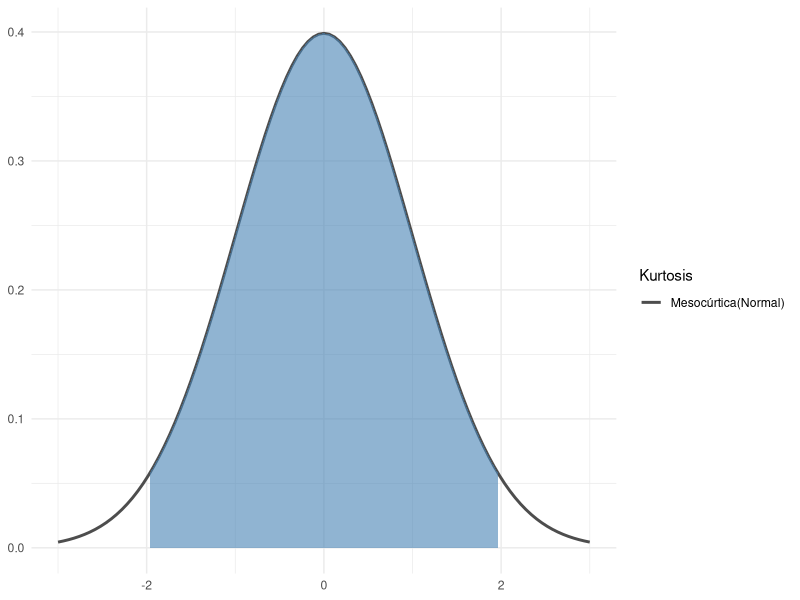
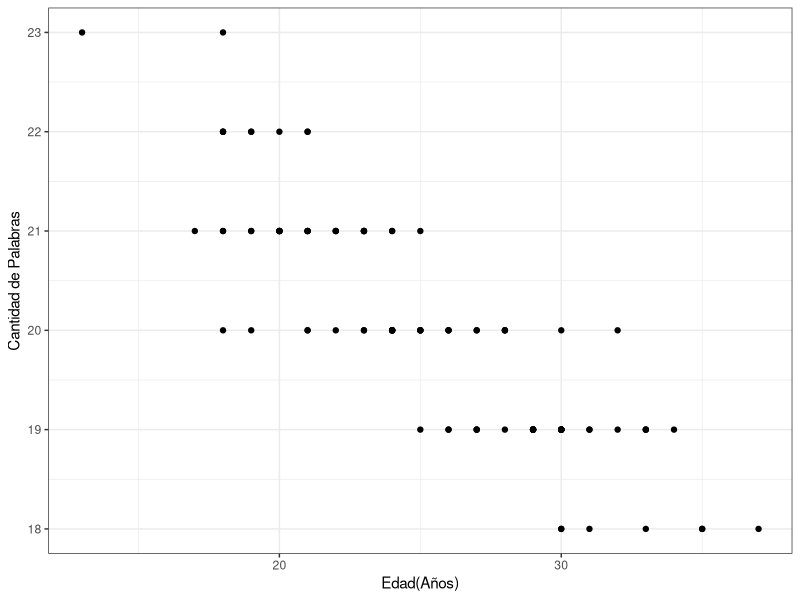
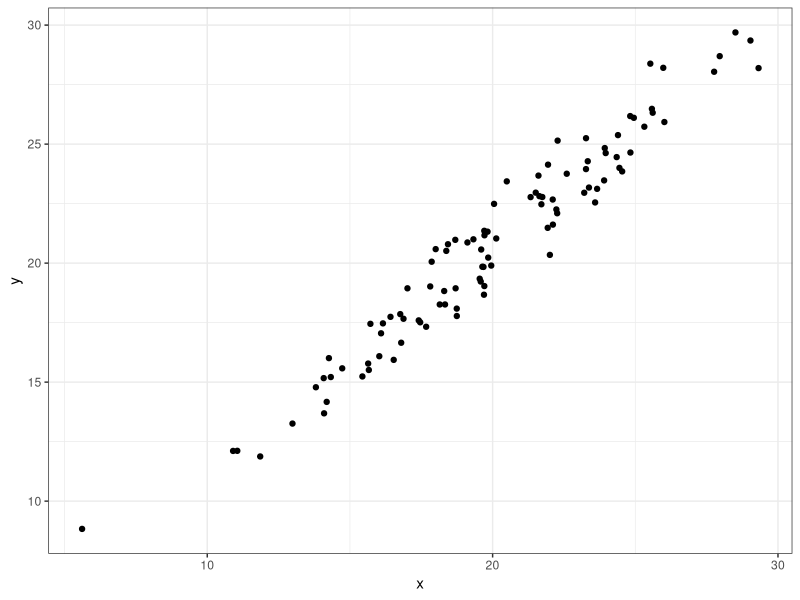
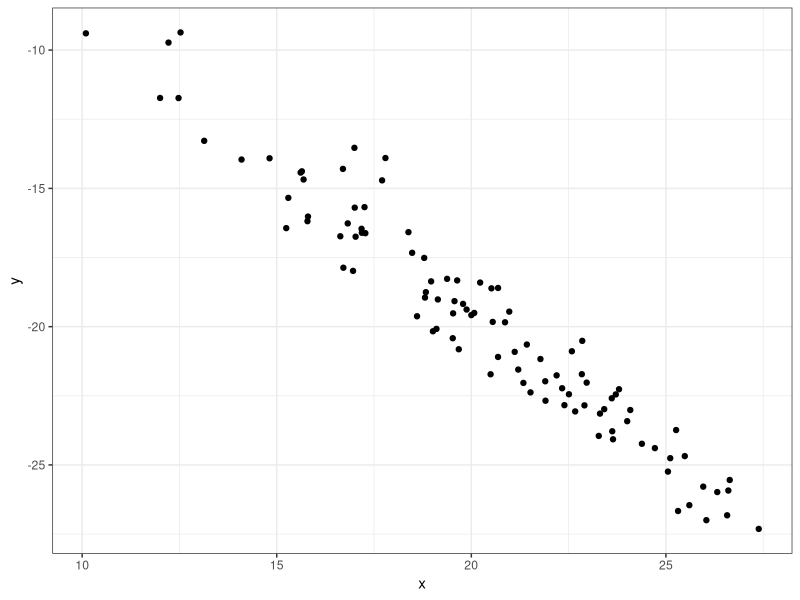
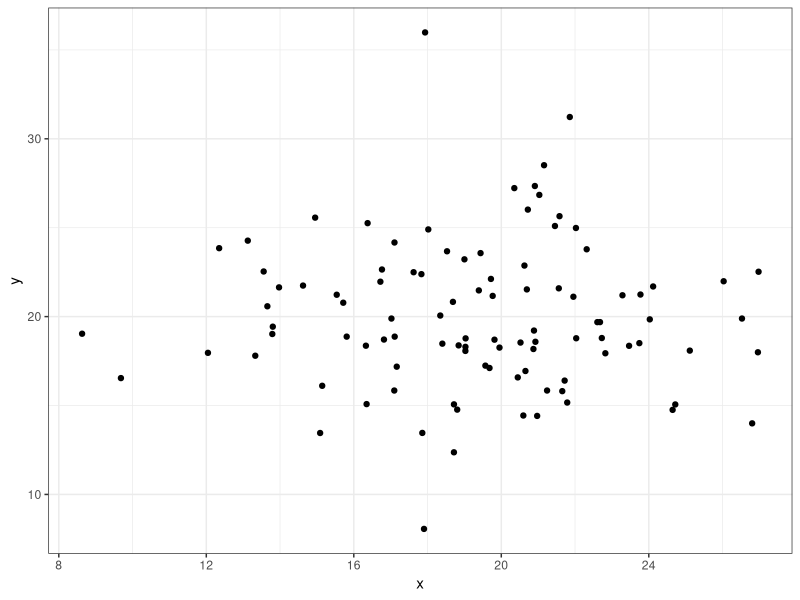

Generate these figures, in order, with R:
## ---- chunk 1
knitr::opts_chunk$set(echo = FALSE)

# Para poder imprimir las tablas con kable_styling
options("kableExtra.html.bsTable" = T, knitr.kable.NA = '')
# library(tables)
library(knitr)
library(kableExtra)
library(ggplot2)
library(dplyr)
## ---- chunk 2
ggplot(data.frame(x = 0), aes(x = x)) +
    stat_function(fun = dnorm, aes(color = "Mesocúrtica(Normal)"), size = 1) + 
    stat_function(fun = dnorm,
                  geom = "area",
                  fill = "steelblue",
                  alpha = 0.6,
                  xlim = c(qnorm(.975), qnorm(.025))) + 
    xlim(-3, 3) +
    # geom_ribbon(aes(x=seq(-3, 1-qnorm(.975), length.out = 10), ymax = dnorm))
    scale_color_manual("Kurtosis", values = c("grey30")) +
    theme_minimal() +
    # theme(
        # axis.text = element_blank(),
        # axis.ticks = element_blank()) +
    labs(x = NULL, y = NULL)
## ---- chunk 3
mat <- matrix(nrow = 3, ncol = 3)
mat[, 3] <- c(60, 40, 100)
mat[, 2] <- c(0, 40, 40)
mat[, 1] <- c(60, 0, 60)

## Agregamos los nombres de variables y dimensiones
dimnames(mat) <- list("Tipo de docente"  =  c("Autoritario", "Democrático", "Total"),
"Rendimiento" = c("Bajo","Alto", "Total"))

## Convertimos a data frame para nice print
mat <- as.data.frame(cbind(`Tipo de docente` = c("Autoritario", "Democrático", "Total"), mat), row.names = F)

mat %>%  
    kable(digits = 2, col.names = c("Tipo de docente", "Bajo", "Alto", "Total"), escape = F) %>%
    kable_styling(bootstrap_options = c("bordered"), full_width = T) %>% 
    add_header_above(c(" " = 1, "Rendimiento" = 2, " " = 1)) 
## ---- chunk 4
mat <- matrix(nrow = 3, ncol = 3)
mat[, 3] <- c(60, 40, 100)
mat[, 2] <- c(12, 28, 40)
mat[, 1] <- c(48, 12, 60)

## Agregamos los nombres de variables y dimensiones
dimnames(mat) <- list("Tipo de docente"  =  c("Autoritario", "Democrático", "Total"),
"Rendimiento" = c("Bajo","Alto", "Total"))

## Convertimos a data frame para nice print
mat <- as.data.frame(cbind(`Tipo de docente` = c("Autoritario", "Democrático", "Total"), mat), row.names = F)

mat %>%  
    kable(digits = 2, col.names = c("Tipo de docente", "Bajo", "Alto", "Total"), escape = F) %>%
    kable_styling(bootstrap_options = c("bordered"), full_width = T) %>% 
    add_header_above(c(" " = 1, "Rendimiento" = 2, " " = 1)) 

## ---- chunk 5
mat <- matrix(nrow = 3, ncol = 3)
mat[, 3] <- c(60, 40, NA)
mat[3, ] <- c(60, 40, 100)

for(i in 1:(nrow(mat)-1)){
    for(j in 1:(ncol(mat)-1)){
        mat[i, j] <- mat[i, ncol(mat)] * mat[nrow(mat) * j] / mat[nrow(mat), ncol(mat)]
    }
}

## Agregamos los nombres de variables y dimensiones
dimnames(mat) <- list("Tipo de docente"  =  c("Autoritario", "Democrático", "Total"),
"Rendimiento" = c("Bajo","Alto", "Total"))

## Convertimos a data frame para nice print
matr <- as.data.frame(cbind(`Tipo de docente` = c("Autoritario", "Democrático", "Total"), mat), row.names = F)

matr %>%  
    kable(digits = 2, col.names = c("Tipo de docente", "Bajo", "Alto", "Total"), escape = F) %>%
    kable_styling(bootstrap_options = c("bordered"), full_width = T) %>% 
    add_header_above(c(" " = 1, "Rendimiento" = 2, " " = 1)) 

## ---- chunk 6
for(i in 1:(nrow(mat)-1)){
    for(j in 1:(ncol(mat)-1)){
        mat[i, j] <- mat[i, j]/mat[i, ncol(mat)]
    }
    mat[i, ncol(mat)] <- 1
}

mat[3, ] <- mat[3, ] / 100

## Agregamos los nombres de variables y dimensiones
dimnames(mat) <- list("Tipo de docente"  =  c("Autoritario", "Democrático", "Total"),
"Rendimiento" = c("Bajo","Alto", "Total"))

## Convertimos a data frame para nice print
matr <- as.data.frame(cbind(`Tipo de docente` = c("Autoritario", "Democrático", "Total"), mat), row.names = F)

matr %>%  
    kable(digits = 2, col.names = c("Tipo de docente", "Bajo", "Alto", "Total"), escape = F) %>%
    kable_styling(bootstrap_options = c("bordered"), full_width = T) %>% 
    add_header_above(c(" " = 1, "Rendimiento" = 2, " " = 1)) 


## ---- chunk 7
palabras <- read.csv2("../data/npalabras_edad.csv")

palabras %>% 
    ggplot(aes(x = edad, y = npalabras)) +
    geom_point() +
    # geom_errorbar(aes(ymin = Media - Sd, ymax = Media + Sd), width = .05) +
    labs(y = "Cantidad de Palabras", x = "Edad(Años)") +
    theme_bw()
## ---- chunk 8
df <- read.csv2("../data/rdfuerte.csv")

df %>% 
    ggplot(aes(x = x, y = y)) +
    geom_point() +
    theme_bw()

## ---- chunk 9
df <- read.csv2("../data/rifuerte.csv")

df %>% 
    ggplot(aes(x = x, y = y)) +
    geom_point() +
    theme_bw()

## ---- chunk 10
df <- read.csv2("../data/rnula.csv")

df %>% 
    ggplot(aes(x = x, y = y)) +
    geom_point() +
    theme_bw()
